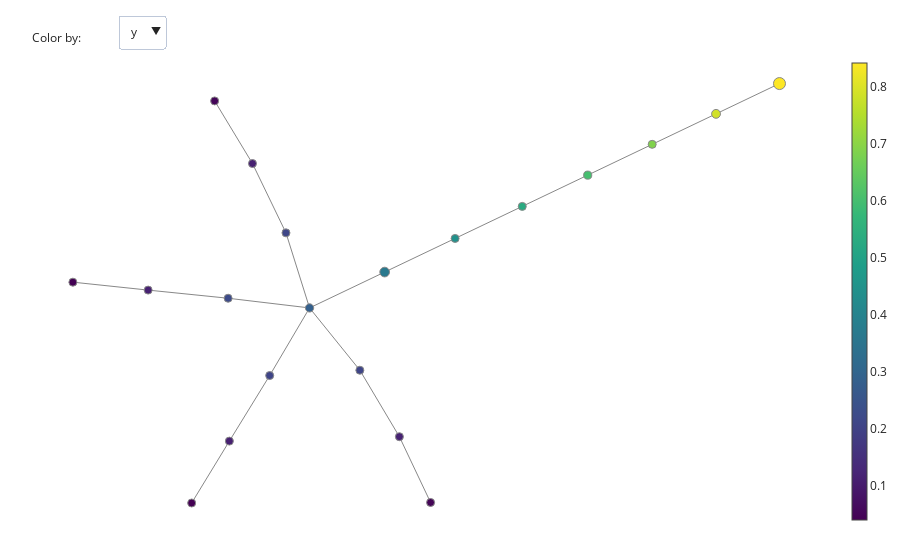

This figure's notebook cell:
### Markdown cell above
The code below computes and visualizes a mapper network for the horse data set. You can play around with the n_intervals and overlap_frac parameters to change the resultion of segments. You can also change columns of the projection to determine which columns are used as filter. Using more than one column tends to work best for the horse, but in general we do not know in advance which filters produce interesting results! Also check what happens when you do not normalize the input data!

### Code cell
from gtda.mapper import make_mapper_pipeline
from gtda.mapper.filter import Projection
from gtda.mapper.cover import CubicalCover, OneDimensionalCover
from gtda.mapper import plot_static_mapper_graph
from sklearn.preprocessing import StandardScaler
from gtda.mapper.cluster import FirstSimpleGap, FirstHistogramGap

# Normalize dimensions with z-score (mean 0 std 1).
# The x-dimension is small compared to y and z, so the clustering
# does not separate the front-legs and back-legs. By scaling, we
# emphazise patterns in dimensions with small values.
scaler=StandardScaler()

# Define filter function – can be any scikit-learn transformer
# The `Projection` class is named confusingly. It does not
# project the data, it simply returns the specified columns of
# the data. Mapper can deal with more than 1 filter dimension!
filter_func=Projection(columns=[1])

# Define cover, i.e. the segments over the filters.
# Here you can specify the number of segments and their overlap
# ratio.
# cover=OneDimensionalCover(n_intervals=11, overlap_frac=0.2)

cover=OneDimensionalCover(n_intervals=11, overlap_frac=0.2)

# Choose clustering algorithm
clusterer=FirstSimpleGap()

# Initialise pipeline
pipe = make_mapper_pipeline(
    clustering_preprocessing=scaler,
    filter_func=filter_func,
    cover=cover,
    clusterer=clusterer,
    verbose=False,
    n_jobs=-1,
)

# Compute the mapper network and visualize it
fig = plot_static_mapper_graph(
    pipe, horse_data.to_numpy(), color_data=horse_data[['y', 'z', 'x']]
)
fig.show(config={'scrollZoom': True})

### Figure 1 — Plotly figure (JSON) as saved in the notebook; plotly's stock layout.template omitted (floating-point values rounded to 4 significant figures)
{"data": [{"hoverinfo": "none", "line": {"color": "#888", "width": 1}, "mode": "lines", "name": "edge_trace", "type": "scatter", "uid": "c0081707-978f-4165-8a52-9ab135553b58", "x": [2.543, 2.141, null, 2.141, 1.735, null, -0.441, -0.1215, null, -0.441, -0.9582, null, -0.441, 0.03596, null, -0.441, -0.5907, null, -0.441, -0.6942, null, 1.735, 1.325, null, -1.044, -0.8035, null, -0.8035, -0.5907, null, -0.1215, 0.1296, null, 1.325, 0.9098, null, -1.944, -1.466, null, -1.466, -0.9582, null, 0.9098, 0.4833, null, 0.03596, 0.4833, null, -1.19, -0.9503, null, 0.3276, 0.1296, null, -0.6942, -0.9503, null], "y": [1.177, 0.9729, null, 0.9729, 0.7674, null, -0.3352, -0.7552, null, -0.3352, -0.2699, null, -0.3352, -0.09355, null, -0.3352, 0.1707, null, -0.3352, -0.791, null, 0.7674, 0.5599, null, 1.06, 0.6381, null, 0.6381, 0.1707, null, -0.7552, -1.203, null, 0.5599, 0.3492, null, -0.1615, -0.215, null, -0.215, -0.2699, null, 0.3492, 0.1331, null, -0.09355, 0.1331, null, -1.65, -1.233, null, -1.647, -1.203, null, -0.791, -1.233, null]}, {"hoverinfo": "text", "hovertext": ["Node ID: 0<br>Pullback set label: 10<br>Partial cluster label: 0<br>Node size: 443<br>Summary statistic: 0.842", "Node ID: 1<br>Pullback set label: 9<br>Partial cluster label: 0<br>Node size: 241<br>Summary statistic: 0.788", "Node ID: 2<br>Pullback set label: 3<br>Partial cluster label: 0<br>Node size: 212<br>Summary statistic: 0.284", "Node ID: 3<br>Pullback set label: 8<br>Partial cluster label: 0<br>Node size: 68<br>Summary statistic: 0.687", "Node ID: 4<br>Pullback set label: 0<br>Partial cluster label: 1<br>Node size: 50<br>Summary statistic: 0.0493", "Node ID: 5<br>Pullback set label: 1<br>Partial cluster label: 0<br>Node size: 25<br>Summary statistic: 0.114", "Node ID: 6<br>Pullback set label: 2<br>Partial cluster label: 3<br>Node size: 30<br>Summary statistic: 0.209", "Node ID: 7<br>Pullback set label: 7<br>Partial cluster label: 0<br>Node size: 203<br>Summary statistic: 0.601", "Node ID: 8<br>Pullback set label: 0<br>Partial cluster label: 0<br>Node size: 94<br>Summary statistic: 0.0407", "Node ID: 9<br>Pullback set label: 1<br>Partial cluster label: 3<br>Node size: 54<br>Summary statistic: 0.114", "Node ID: 10<br>Pullback set label: 6<br>Partial cluster label: 0<br>Node size: 173<br>Summary statistic: 0.53", "Node ID: 11<br>Pullback set label: 2<br>Partial cluster label: 0<br>Node size: 64<br>Summary statistic: 0.223", "Node ID: 12<br>Pullback set label: 4<br>Partial cluster label: 0<br>Node size: 290<br>Summary statistic: 0.365", "Node ID: 13<br>Pullback set label: 5<br>Partial cluster label: 0<br>Node size: 178<br>Summary statistic: 0.443", "Node ID: 14<br>Pullback set label: 2<br>Partial cluster label: 2<br>Node size: 31<br>Summary statistic: 0.21", "Node ID: 15<br>Pullback set label: 0<br>Partial cluster label: 3<br>Node size: 98<br>Summary statistic: 0.0402", "Node ID: 16<br>Pullback set label: 0<br>Partial cluster label: 2<br>Node size: 49<br>Summary statistic: 0.0485", "Node ID: 17<br>Pullback set label: 1<br>Partial cluster label: 1<br>Node size: 30<br>Summary statistic: 0.116", "Node ID: 18<br>Pullback set label: 2<br>Partial cluster label: 1<br>Node size: 32<br>Summary statistic: 0.206", "Node ID: 19<br>Pullback set label: 1<br>Partial cluster label: 2<br>Node size: 56<br>Summary statistic: 0.112"], "marker": {"color": [0.8424, 0.7879, 0.2841, 0.6872, 0.04934, 0.1138, 0.2089, 0.6014, 0.04069, 0.1138, 0.5298, 0.2229, 0.365, 0.4435, 0.2101, 0.0402, 0.04851, 0.1159, 0.206, 0.1121], "colorbar": {"thickness": 15, "title": {"side": "right", "text": ""}, "xanchor": "left"}, "colorscale": [[0, "#440154"], [0.1111, "#482878"], [0.2222, "#3e4989"], [0.3333, "#31688e"], [0.4444, "#26828e"], [0.5556, "#1f9e89"], [0.6667, "#35b779"], [0.7778, "#6ece58"], [0.8889, "#b5de2b"], [1, "#fde725"]], "line": {"color": "#888", "width": 1}, "opacity": 1, "reversescale": false, "showscale": true, "size": [443, 241, 212, 68, 50, 25, 30, 203, 94, 54, 173, 64, 290, 178, 31, 98, 49, 30, 32, 56], "sizemin": 4, "sizemode": "area", "sizeref": 6.153}, "mode": "markers", "name": "node_trace", "type": "scatter", "uid": "18bd743f-f390-4c64-84d8-d9cd1fe0db80", "x": [2.543, 2.141, -0.441, 1.735, -1.044, -0.8035, -0.1215, 1.325, -1.944, -1.466, 0.9098, -0.9582, 0.03596, 0.4833, -0.5907, -1.19, 0.3276, 0.1296, -0.6942, -0.9503], "y": [1.177, 0.9729, -0.3352, 0.7674, 1.06, 0.6381, -0.7552, 0.5599, -0.1615, -0.215, 0.3492, -0.2699, -0.09355, 0.1331, 0.1707, -1.65, -1.647, -1.203, -0.791, -1.233]}], "layout": {"annotations": [{"align": "left", "showarrow": false, "text": "Color by:", "x": 0, "xref": "paper", "y": 1.055, "yref": "paper"}], "autosize": false, "hovermode": "closest", "margin": {"b": 20, "l": 5, "r": 5, "t": 40}, "showlegend": false, "title": {"text": ""}, "updatemenus": [{"buttons": [{"args": [{"hovertext": [null, ["Node ID: 0<br>Pullback set label: 10<br>Partial cluster label: 0<br>Node size: 443<br>Summary statistic: 0.842", "Node ID: 1<br>Pullback set label: 9<br>Partial cluster label: 0<br>Node size: 241<br>Summary statistic: 0.788", "Node ID: 2<br>Pullback set label: 3<br>Partial cluster label: 0<br>Node size: 212<br>Summary statistic: 0.284", "Node ID: 3<br>Pullback set label: 8<br>Partial cluster label: 0<br>Node size: 68<br>Summary statistic: 0.687", "Node ID: 4<br>Pullback set label: 0<br>Partial cluster label: 1<br>Node size: 50<br>Summary statistic: 0.0493", "Node ID: 5<br>Pullback set label: 1<br>Partial cluster label: 0<br>Node size: 25<br>Summary statistic: 0.114", "Node ID: 6<br>Pullback set label: 2<br>Partial cluster label: 3<br>Node size: 30<br>Summary statistic: 0.209", "Node ID: 7<br>Pullback set label: 7<br>Partial cluster label: 0<br>Node size: 203<br>Summary statistic: 0.601", "Node ID: 8<br>Pullback set label: 0<br>Partial cluster label: 0<br>Node size: 94<br>Summary statistic: 0.0407", "Node ID: 9<br>Pullback set label: 1<br>Partial cluster label: 3<br>Node size: 54<br>Summary statistic: 0.114", "Node ID: 10<br>Pullback set label: 6<br>Partial cluster label: 0<br>Node size: 173<br>Summary statistic: 0.53", "Node ID: 11<br>Pullback set label: 2<br>Partial cluster label: 0<br>Node size: 64<br>Summary statistic: 0.223", "Node ID: 12<br>Pullback set label: 4<br>Partial cluster label: 0<br>Node size: 290<br>Summary statistic: 0.365", "Node ID: 13<br>Pullback set label: 5<br>Partial cluster label: 0<br>Node size: 178<br>Summary statistic: 0.443", "Node ID: 14<br>Pullback set label: 2<br>Partial cluster label: 2<br>Node size: 31<br>Summary statistic: 0.21", "Node ID: 15<br>Pullback set label: 0<br>Partial cluster label: 3<br>Node size: 98<br>Summary statistic: 0.0402", "Node ID: 16<br>Pullback set label: 0<br>Partial cluster label: 2<br>Node size: 49<br>Summary statistic: 0.0485", "Node ID: 17<br>Pullback set label: 1<br>Partial cluster label: 1<br>Node size: 30<br>Summary statistic: 0.116", "Node ID: 18<br>Pullback set label: 2<br>Partial cluster label: 1<br>Node size: 32<br>Summary statistic: 0.206", "Node ID: 19<br>Pullback set label: 1<br>Partial cluster label: 2<br>Node size: 56<br>Summary statistic: 0.112"]], "marker.color": [null, [0.8424, 0.7879, 0.2841, 0.6872, 0.04934, 0.1138, 0.2089, 0.6014, 0.04069, 0.1138, 0.5298, 0.2229, 0.365, 0.4435, 0.2101, 0.0402, 0.04851, 0.1159, 0.206, 0.1121]]}], "label": "y", "method": "restyle"}, {"args": [{"hovertext": [null, ["Node ID: 0<br>Pullback set label: 10<br>Partial cluster label: 0<br>Node size: 443<br>Summary statistic: 0.368", "Node ID: 1<br>Pullback set label: 9<br>Partial cluster label: 0<br>Node size: 241<br>Summary statistic: 0.376", "Node ID: 2<br>Pullback set label: 3<br>Partial cluster label: 0<br>Node size: 212<br>Summary statistic: -0.269", "Node ID: 3<br>Pullback set label: 8<br>Partial cluster label: 0<br>Node size: 68<br>Summary statistic: 0.185", "Node ID: 4<br>Pullback set label: 0<br>Partial cluster label: 1<br>Node size: 50<br>Summary statistic: 0.131", "Node ID: 5<br>Pullback set label: 1<br>Partial cluster label: 0<br>Node size: 25<br>Summary statistic: 0.131", "Node ID: 6<br>Pullback set label: 2<br>Partial cluster label: 3<br>Node size: 30<br>Summary statistic: 0.136", "Node ID: 7<br>Pullback set label: 7<br>Partial cluster label: 0<br>Node size: 203<br>Summary statistic: -0.16", "Node ID: 8<br>Pullback set label: 0<br>Partial cluster label: 0<br>Node size: 94<br>Summary statistic: -0.298", "Node ID: 9<br>Pullback set label: 1<br>Partial cluster label: 3<br>Node size: 54<br>Summary statistic: -0.308", "Node ID: 10<br>Pullback set label: 6<br>Partial cluster label: 0<br>Node size: 173<br>Summary statistic: -0.203", "Node ID: 11<br>Pullback set label: 2<br>Partial cluster label: 0<br>Node size: 64<br>Summary statistic: -0.379", "Node ID: 12<br>Pullback set label: 4<br>Partial cluster label: 0<br>Node size: 290<br>Summary statistic: -0.126", "Node ID: 13<br>Pullback set label: 5<br>Partial cluster label: 0<br>Node size: 178<br>Summary statistic: -0.0797", "Node ID: 14<br>Pullback set label: 2<br>Partial cluster label: 2<br>Node size: 31<br>Summary statistic: 0.144", "Node ID: 15<br>Pullback set label: 0<br>Partial cluster label: 3<br>Node size: 98<br>Summary statistic: -0.296", "Node ID: 16<br>Pullback set label: 0<br>Partial cluster label: 2<br>Node size: 49<br>Summary statistic: 0.131", "Node ID: 17<br>Pullback set label: 1<br>Partial cluster label: 1<br>Node size: 30<br>Summary statistic: 0.126", "Node ID: 18<br>Pullback set label: 2<br>Partial cluster label: 1<br>Node size: 32<br>Summary statistic: -0.335", "Node ID: 19<br>Pullback set label: 1<br>Partial cluster label: 2<br>Node size: 56<br>Summary statistic: -0.309"]], "marker.color": [null, [0.3678, 0.376, -0.2694, 0.1854, 0.1306, 0.1305, 0.1357, -0.16, -0.2979, -0.3083, -0.2033, -0.3789, -0.1256, -0.0797, 0.1439, -0.2965, 0.1312, 0.1257, -0.3347, -0.3088]]}], "label": "z", "method": "restyle"}, {"args": [{"hovertext": [null, ["Node ID: 0<br>Pullback set label: 10<br>Partial cluster label: 0<br>Node size: 443<br>Summary statistic: 0.000788", "Node ID: 1<br>Pullback set label: 9<br>Partial cluster label: 0<br>Node size: 241<br>Summary statistic: -0.00202", "Node ID: 2<br>Pullback set label: 3<br>Partial cluster label: 0<br>Node size: 212<br>Summary statistic: 0.00619", "Node ID: 3<br>Pullback set label: 8<br>Partial cluster label: 0<br>Node size: 68<br>Summary statistic: 0.000375", "Node ID: 4<br>Pullback set label: 0<br>Partial cluster label: 1<br>Node size: 50<br>Summary statistic: 0.0633", "Node ID: 5<br>Pullback set label: 1<br>Partial cluster label: 0<br>Node size: 25<br>Summary statistic: 0.0649", "Node ID: 6<br>Pullback set label: 2<br>Partial cluster label: 3<br>Node size: 30<br>Summary statistic: -0.0684", "Node ID: 7<br>Pullback set label: 7<br>Partial cluster label: 0<br>Node size: 203<br>Summary statistic: -0.00103", "Node ID: 8<br>Pullback set label: 0<br>Partial cluster label: 0<br>Node size: 94<br>Summary statistic: 0.078", "Node ID: 9<br>Pullback set label: 1<br>Partial cluster label: 3<br>Node size: 54<br>Summary statistic: 0.0778", "Node ID: 10<br>Pullback set label: 6<br>Partial cluster label: 0<br>Node size: 173<br>Summary statistic: -0.00275", "Node ID: 11<br>Pullback set label: 2<br>Partial cluster label: 0<br>Node size: 64<br>Summary statistic: 0.0663", "Node ID: 12<br>Pullback set label: 4<br>Partial cluster label: 0<br>Node size: 290<br>Summary statistic: 0.00292", "Node ID: 13<br>Pullback set label: 5<br>Partial cluster label: 0<br>Node size: 178<br>Summary statistic: 0.00346", "Node ID: 14<br>Pullback set label: 2<br>Partial cluster label: 2<br>Node size: 31<br>Summary statistic: 0.0668", "Node ID: 15<br>Pullback set label: 0<br>Partial cluster label: 3<br>Node size: 98<br>Summary statistic: -0.0798", "Node ID: 16<br>Pullback set label: 0<br>Partial cluster label: 2<br>Node size: 49<br>Summary statistic: -0.0644", "Node ID: 17<br>Pullback set label: 1<br>Partial cluster label: 1<br>Node size: 30<br>Summary statistic: -0.0648", "Node ID: 18<br>Pullback set label: 2<br>Partial cluster label: 1<br>Node size: 32<br>Summary statistic: -0.0767", "Node ID: 19<br>Pullback set label: 1<br>Partial cluster label: 2<br>Node size: 56<br>Summary statistic: -0.0779"]], "marker.color": [null, [0.0007878, -0.002016, 0.006194, 0.0003746, 0.06326, 0.06493, -0.06839, -0.00103, 0.07795, 0.07775, -0.002746, 0.06626, 0.002918, 0.003462, 0.06678, -0.07984, -0.06438, -0.0648, -0.07672, -0.07787]]}], "label": "x", "method": "restyle"}], "direction": "down", "pad": {"r": 10, "t": 10}, "showactive": true, "x": 0.11, "xanchor": "left", "y": 1.1, "yanchor": "top"}], "xaxis": {"showgrid": false, "showline": false, "showticklabels": false, "ticks": "", "title": {"text": ""}, "zeroline": false}, "yaxis": {"showgrid": false, "showline": false, "showticklabels": false, "ticks": "", "title": {"text": ""}, "zeroline": false}}}
